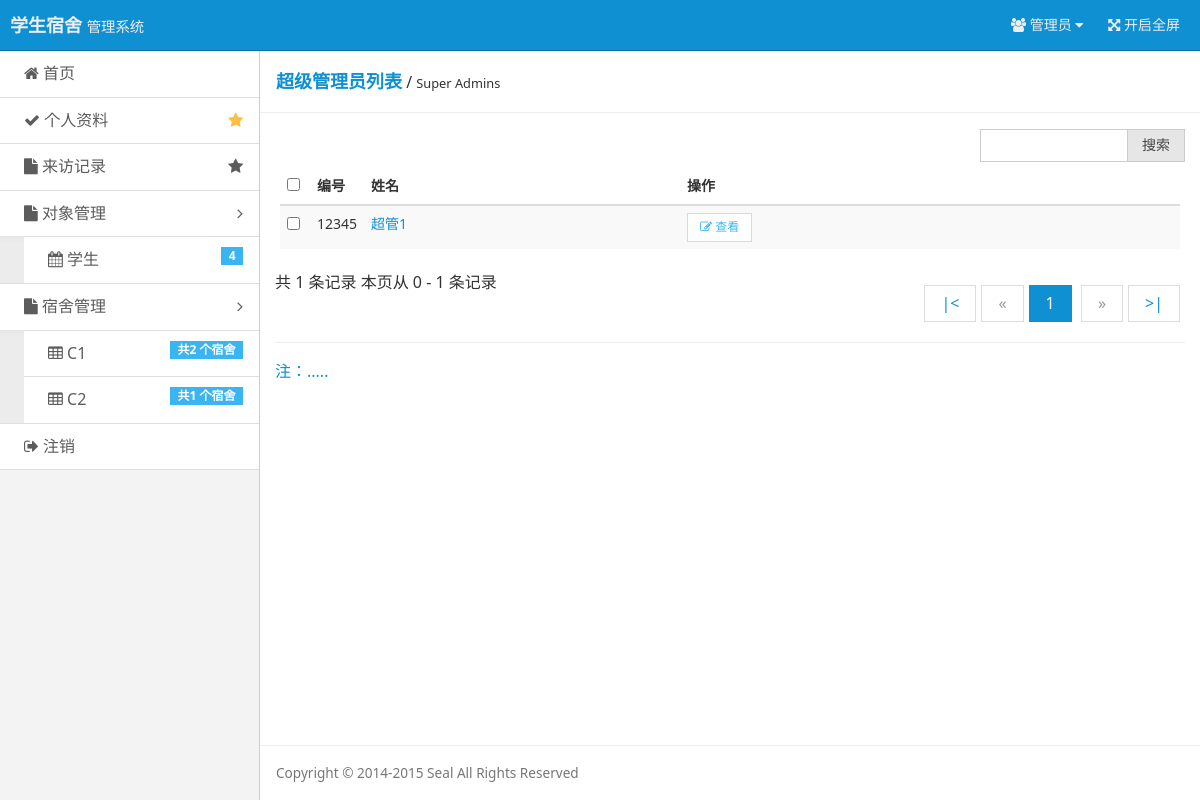
The app's page /pages/show-admin-super.php (signed in) with its own data.
### tables this page shows
CREATE TABLE `build`  (
  `Build_Name` varchar(16) NOT NULL COMMENT '宿舍名',
  `Build_Id` varchar(16) NOT NULL COMMENT '宿舍楼',
  `Build_Price` varchar(16) NOT NULL COMMENT '宿舍单价',
  PRIMARY KEY (`Build_Name`) USING BTREE
);

CREATE TABLE `user`  (
  `user_Num` varchar(16) NOT NULL COMMENT '用户编号',
  `Id` varchar(16) NOT NULL COMMENT '用户编号，如果是学生请输入学号',
  `UserName` varchar(16) NOT NULL COMMENT '姓名',
  `Password` varchar(16) NOT NULL COMMENT '登陆密码',
  `Power` varchar(16) NOT NULL COMMENT '用户权限',
  PRIMARY KEY (`Id`) USING BTREE
);

### include/checklogin.php (called while the page is built, shortened)
<?php
$user = $_COOKIE ['user'];
$user_power = $_COOKIE ['user_power'];
if($user == ""){
    header("Location: ?r=login");
    exit();
}else{
    $query = "SELECT * FROM user WHERE Id = '$user'";
    $result = mysqli_query($conn, $query);
    $users = mysqli_fetch_array($result);
    switch ($user_power){
        case 2:
            $user_no = $users ['Id'];
            break;
    }
}
?>

### pages/show-admin-super.php (the view, shortened to what this page needs)
<?php
require 'connect/database.php';
require 'include/checklogin.php';
$num_rec_per_page = 10;
if (isset($_GET["page"])) {
    $page = $_GET["page"];
} else {
    $page = 1;
};
$start_from = ($page - 1) * $num_rec_per_page;
$super_admin_query_page = "SELECT * FROM user WHERE Power=1 ORDER BY Id LIMIT {$start_from}, {$num_rec_per_page}";
$super_admin_result_page = mysqli_query($conn,$super_admin_query_page) or die ('SQL语句有误：' . mysqli_error($conn));
?>
<!doctype html>
<html class="no-js">
<head>
    <link rel="stylesheet" href="assets/css/amazeui.min.css"/>
    <link rel="stylesheet" href="assets/css/admin.css">
</head>
<body>
<header class="am-topbar am-topbar-inverse admin-header">
    <?php require 'tools/header.php'; ?>
</header>
<div class="am-cf admin-main">
    <?php require 'tools/siderbar.php'; ?>
    <div class="admin-content">
        <div class="admin-content-body">
            <div class="am-cf am-padding am-padding-bottom-0">
                <div class="am-fl am-cf"><strong class="am-text-primary am-text-lg">超级管理员列表</strong> /
                    <small>Super Admins</small>
                </div>
            </div>
            <hr>
            <div class="am-g">
                <div class="am-u-sm-12 am-u-md-3">
                    <div class="am-input-group am-input-group-sm">
                        <input type="text" class="am-form-field">
                        <span class="am-input-group-btn">
            <button class="am-btn am-btn-default" type="button">搜索</button>
          </span>
                    </div>
                </div>
            </div>
            <div class="am-g">
                <div class="am-u-sm-12">
                    <form class="am-form">
                        <table class="am-table am-table-striped am-table-hover table-main">
                            <thead>
                            <tr>
                                <th class="table-check"><input type="checkbox"/></th>
                                <th class="table-id">编号</th>
                                <th class="table-author am-hide-sm-only">姓名</th>
                                <th class="table-set">操作</th>
                            </tr>
                            </thead>
                            <tbody>
                            <?php
                            while ($super_admins = mysqli_fetch_array($super_admin_result_page)) {
                                ?>
                                <tr>
                                    <td><input type="checkbox"/></td>
                                    <td><?php echo $super_admins['Id'] ?></td>
                                    <td class="am-hide-sm-only"><a
                                            href="?r=user-admin-super&Id=<?php echo $super_admins['Id'] ?>"><?php echo $super_admins['UserName'] ?></a>
                                    </td>
                                    <td>
                                        <div class="am-btn-toolbar">
                                            <div class="am-btn-group am-btn-group-xs">
                                                <button class="am-btn am-btn-default am-btn-xs am-text-secondary"
                                                        type="button"
                                                        onclick="location.href='?r=user-admin-super&uno=<?php echo $super_admins['Id'] ?>'">
                                                    <span class="am-icon-pencil-square-o"></span>
                                                    <?php if ($super_admins['Id'] == $user_no || $user_power == 1) echo "编辑"; else echo "查看"; ?>
                                                </button>
                                            </div>
                                        </div>
                                    </td>
                                </tr>
                            <?php } ?>
                            </tbody>
                        </table>
                        <div class="am-cf">
                            共 <?php echo $super_admins_count ?> 条记录
                            <?php
                            if ($start_from + $num_rec_per_page > $super_admins_count) {
                                echo "本页从 $start_from - $super_admins_count 条记录";
                            } else {
                                $end_with = $start_from + $num_rec_per_page;
                                echo "本页从 $start_from - $end_with 条记录";
                            }
                            ?>
                            <div class="am-fr">
                                <ul class="am-pagination">
                                    <?php
                                    $total_records = $super_admins_count;
                                    $total_pages = ceil($total_records / $num_rec_per_page);
                                    echo "<li><a href='?r=list-admin-super&page=1'>" . '|<' . "</a></li>";
                                    $page_forward = $page - 1;
                                    if ($page_forward > 0) {
                                        echo "<li><a href='?r=list-admin-super&page=$page_forward'>«</a></li>";
                                    } else {
                                        echo "<li class=\"am-disabled\"><a href='?r=list-admin-super&page=$page_forward'>«</a></li>";
                                    }
                                    for ($i = 1; $i <= $total_pages; $i++) {
                                        $page_current = "page_current$i";
                                        echo "<li id='$page_current'><a href='?r=list-admin-super&page=" . $i . "'>" . $i . "</a></li> ";
                                    };
                                    $page_next = $page + 1;
                                    if ($page_next <= $total_pages) {
                                        echo "<li><a href='?r=list-admin-super&page={$page_next}'>»</a></li>";
                                    } else {
                                        echo "<li class=\"am-disabled\"><a href='?r=list-admin-super&page=$page_next'>»</a></li>";
                                    }
                                    echo "<li><a href='?r=list-admin-super&page=$total_pages'>" . '>|' . "</li> ";
                                    ?>
                                </ul>
                            </div>
                        </div>
                        <hr/>
                        <p><a>注：.....</a></p>
                    </form>
                </div>
            </div>
        </div>
        <footer class="admin-content-footer">
            <?php require 'tools/footer.php'; ?>
        </footer>
    </div>
</div>
</body>
</html>

### tools/siderbar.php (shortened to what this page needs)
<?php
require 'connect/database.php';
require 'include/checklogin.php';
$super_admins_query=mysqli_query($conn,"SELECT * FROM `user` WHERE Power=1 ORDER BY user_Num DESC");
$super_admins_count=mysqli_num_rows($super_admins_query);
$student_query=mysqli_query($conn,"SELECT * FROM `user` WHERE Power=3 ORDER BY user_Num DESC");
$students_count=mysqli_num_rows($student_query);
$dormitory_builds_query=mysqli_query($conn,"SELECT * FROM build ORDER BY Build_Id ");
?>
<div class="admin-sidebar am-offcanvas" id="admin-offcanvas">
    <div class="am-offcanvas-bar admin-offcanvas-bar">
        <ul class="am-list admin-sidebar-list">
            <?php
            switch ($user_power) {
                case 2 :
                    $judge_href = "?r=normaladmin";
                    break;
            }
            ?>
            <li><a href="<?php echo $judge_href ?>"><span class="am-icon-home"></span> 首页</a></li>
            <?php
            switch ($user_power) {
                case 2 :
                    $data_href = "?r=user-admin-normal&uno={$users['Id']}&edit_target=self";
                    break;
            }
            ?>
            <li><a href="<?php echo $data_href ?>" class="am-cf"><span class="am-icon-check"></span> 个人资料<span class="am-icon-star am-fr am-margin-right admin-icon-yellow"></span></a></li>
            <li <?php if ($user_power == 3) echo 'style="display: none;"' ?>><a href="?r=show-visit" class="am-cf"><span class="am-icon-file"></span> 来访记录<span class="am-icon-star am-fr am-margin-right"></span></a></li>
            <li class="admin-parent" <?php if ($user_power == 3) echo 'style="display: none;"' ?>>
                <a class="am-cf" data-am-collapse="{target: '#collapse-nav'}"><span class="am-icon-file"></span> 对象管理 <span class="am-icon-angle-right am-fr am-margin-right"></span></a>
                <ul class="am-list am-collapse admin-sidebar-sub am-in" id="collapse-nav">
                    <li ><a href="?r=show-stu"><span class="am-icon-calendar"></span> 学生 <span class="am-badge am-badge-secondary am-margin-right am-fr"><?php echo $students_count?></span></a></li>
                </ul>
            </li>
            <li class="admin-parent" <?php if ($user_power == 3) echo 'style="display: none;"' ?>>
                <a class="am-cf" data-am-collapse="{target: '#collapse-nav'}"><span class="am-icon-file"></span> 宿舍管理 <span class="am-icon-angle-right am-fr am-margin-right"></span></a>
                <ul class="am-list am-collapse admin-sidebar-sub am-in" id="collapse-nav">
                    <?php
                    while ($dormitory_builds = mysqli_fetch_array($dormitory_builds_query)) {
                        ?>
                        <li><a href="?r=show-dormitories&db_id=<?php echo $dormitory_builds['Build_Id'] ?>"><span
                                        class="am-icon-table"></span> <?php echo $dormitory_builds['Build_Name'] ?>
                                <span
                                        class="am-badge am-badge-secondary am-margin-right am-fr">共<?php echo mysqli_num_rows(mysqli_query($conn,"SELECT * FROM dormitory d,build b WHERE d.Build_Id = b.Build_Id AND b.Build_Name ='{$dormitory_builds['Build_Name']}' ")) ?>
                                    个宿舍</span></a>
                        </li>
                    <?php } ?>
                </ul>
            </li>
            <li><a href="?r=outlogin"><span class="am-icon-sign-out"></span> 注销</a></li>
        </ul>
    </div>
</div>

### assets/css/admin.css (style rules this page uses)
html, body { height: 100%; overflow: hidden; }
ul { margin-top: 0; }
.admin-icon-yellow { color: #ffbe40; }
.admin-header { position: fixed; top: 0; left: 0; right: 0; z-index: 1500; font-size: 1.4rem; margin-bottom: 0; }
.admin-main { position: relative; height: 100%; padding-top: 51px; background: #f3f3f3; }
.admin-sidebar { width: 260px; min-height: 100%; float: left; border-right: 1px solid #cecece; }
.admin-sidebar-list { margin-bottom: 0; }
.admin-sidebar-list li a { color: #5c5c5c; padding-left: 24px; }
.admin-sidebar-list li:first-child { border-top: none; }
.admin-sidebar-sub { margin-top: 0; margin-bottom: 0; box-shadow: 0 16px 8px -15px #e2e2e2 inset; background: #ececec; padding-left: 24px; }
.admin-sidebar-sub li:first-child { border-top: 1px solid #dedede; }
.admin-content { display: -webkit-box; display: -webkit-flex; display: -ms-flexbox; display: flex; -webkit-box-orient: vertical; -webkit-box-direction: normal; -webkit-flex-direction: column; -ms-flex-direction: column; flex-direction: column; background: #fff; }
.admin-content, .admin-sidebar { height: 100%; overflow-x: hidden; overflow-y: scroll; -webkit-overflow-scrolling: touch; }
.admin-content-body { -webkit-box-flex: 1; -webkit-flex: 1 0 auto; -ms-flex: 1 0 auto; flex: 1 0 auto; }
.admin-content-footer { font-size: 85%; color: #777; }
@media only screen and (min-width: 641px) { .admin-sidebar { display: block; position: static; background: none; } }
@media only screen and (min-width: 641px) { .admin-offcanvas-bar { position: static; width: auto; background: none; -webkit-transform: translate3d(0, 0, 0); -ms-transform: translate3d(0, 0, 0); transform: translate3d(0, 0, 0); overflow-y: visible; min-height: 100%; } }
@media only screen and (min-width: 641px) { .admin-offcanvas-bar:after { content: none; } }
.table-main { font-size: 1.4rem; padding: .5rem; }
.table-main button { background: #fff; }
.table-check { width: 30px; }
.table-id { width: 50px; }

### records on screen
build: Build_Name "C1", Build_Name "2"
build: Build_Name "C2", Build_Name "1"
user: Id "12345", UserName "超管1", shows "查看"

### other values on screen
$students_count "4"
$super_admins_count "1"
$start_from "0"
